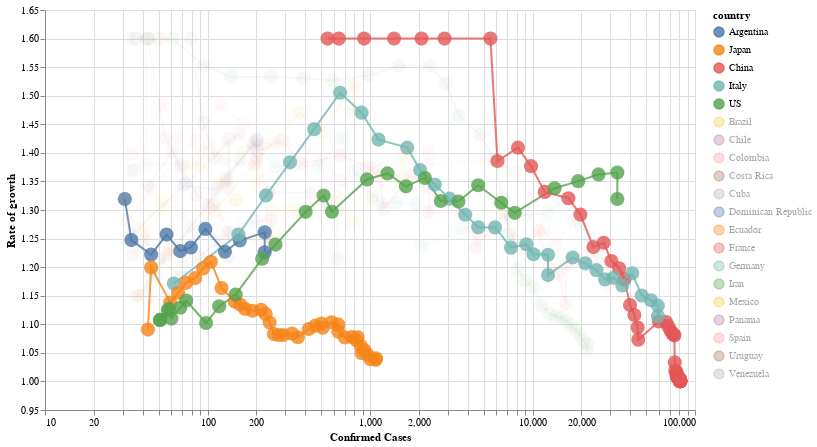

Notebook cell for this chart:
### Markdown cell above
## Argentina comparado con el resto del mundo

**Shift + Click** sobre la leyenda para agregar o quitar paises

### Code cell
#hide_input
latam = [
    'Brazil', 'Chile', 'Argentina', 'Panama', 'Colombia','Mexico', 
    'Ecuador', 'Costa Rica', 'Venezuela', 'Dominican Republic', 'Bolivia',
    'Paraguay', 'Uruguay','Honduras', 'Cuba', 'Puerto Rico','Guatemala', 
]

with_most_cases = list(cnt_by_country.index[:7])
controlled_situations = list(rate_by_country[rate_by_country < 1.1].index)

plot_rate_cnt_trajectories(
    with_most_cases + controlled_situations + latam, 
    selected=['Argentina'] + list(rate_by_country[rate_by_country < 1.05].index) + with_most_cases[:3]
)

### Figure 1 — Vega-Lite specification as saved in the notebook (floating-point values rounded to 4 significant figures; data arrays with more than 128 entries replaced by an {"elided": "..."} marker saying what was removed)
{"config": {"view": {"continuousWidth": 400, "continuousHeight": 300}, "point": {"size": 200}}, "data": {"name": "data-707618dde10f5900b627c4e4300ee891"}, "mark": {"type": "line", "point": true, "radius": 150}, "encoding": {"color": {"type": "nominal", "field": "country", "sort": ["Argentina", "Japan", "China", "Italy", "US"]}, "opacity": {"condition": {"value": 0.8, "selection": "selector001"}, "value": 0.05}, "tooltip": [{"type": "temporal", "field": "date"}, {"type": "nominal", "field": "country"}, {"type": "quantitative", "field": "confirmed"}, {"type": "quantitative", "field": "rate"}], "x": {"type": "quantitative", "axis": {"title": "Confirmed Cases"}, "field": "confirmed", "scale": {"type": "log"}}, "y": {"type": "quantitative", "axis": {"title": "Rate of growth"}, "field": "rate", "scale": {"domain": [0.95, 1.65]}}}, "height": 400, "selection": {"selector001": {"type": "multi", "fields": ["country"], "bind": "legend", "init": [{"country": "Argentina"}, {"country": "Japan"}, {"country": "China"}, {"country": "Italy"}, {"country": "US"}]}}, "width": 650, "$schema": "https://vega.github.io/schema/vega-lite/v4.0.2.json", "datasets": {"data-707618dde10f5900b627c4e4300ee891": {"elided": "368 records"}}}
